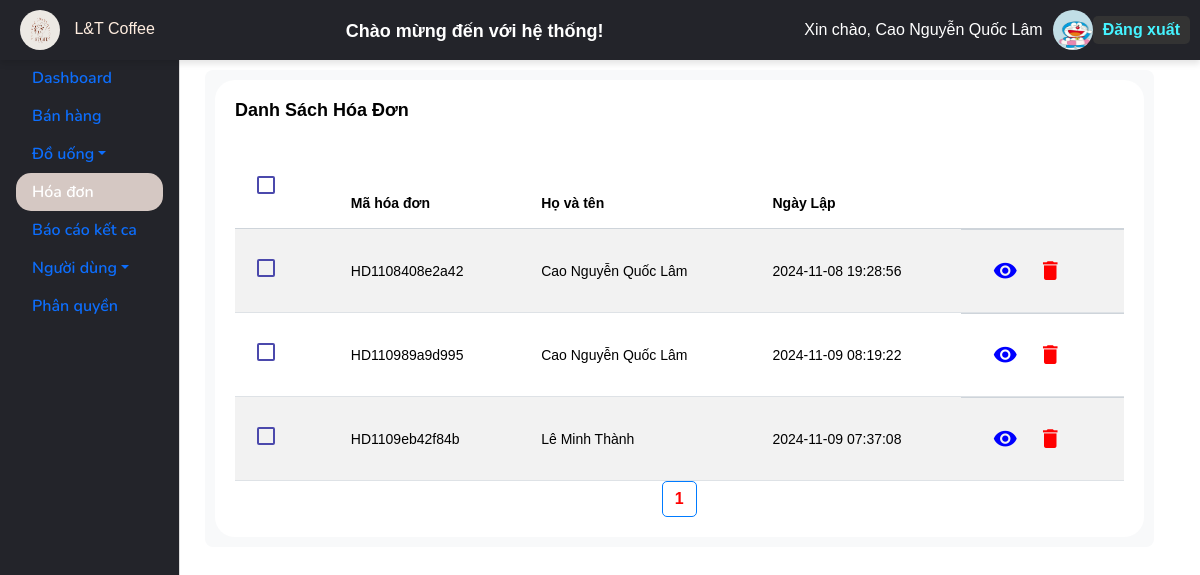
Before: /UI/index_bills.php (signed in) with the older database file.
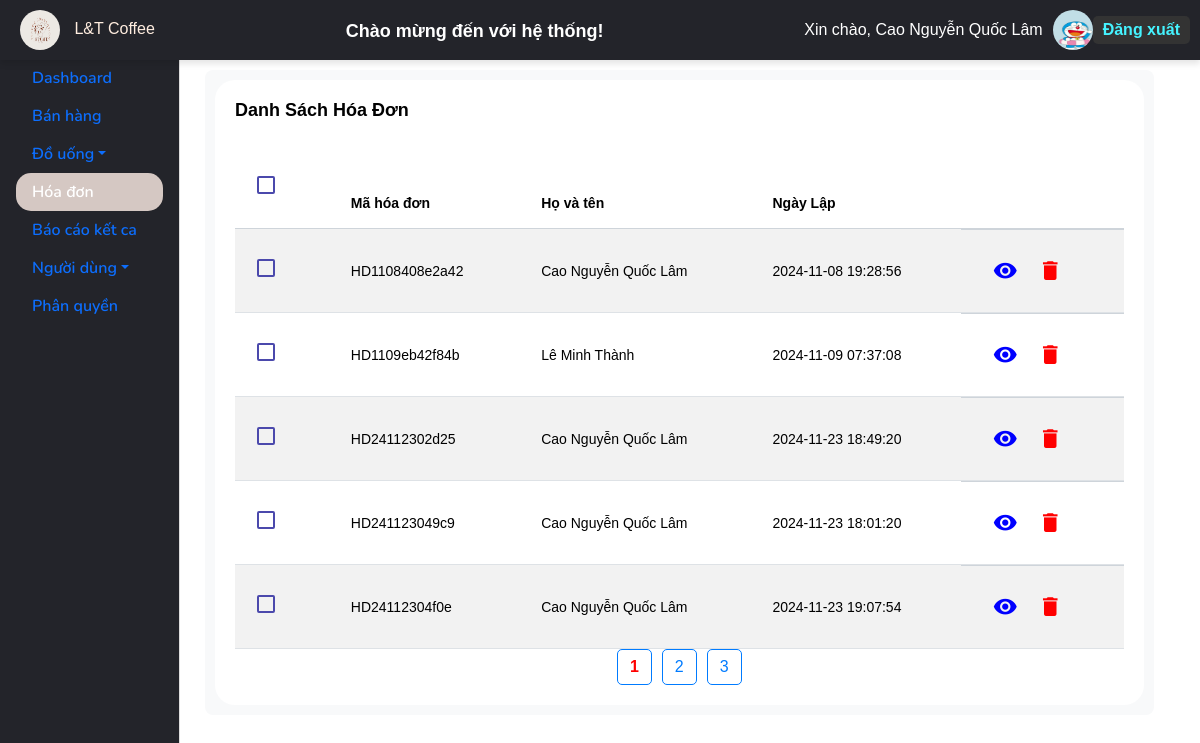
After: the same page with the newer database file.
### tables this page shows
CREATE TABLE `users` (
  `UserID` int(11) NOT NULL,
  `FullName` varchar(255) DEFAULT NULL,
  `PhoneNumber` varchar(255) DEFAULT NULL,
  `UserImage` varchar(255) DEFAULT NULL,
  `Gender` varchar(255) DEFAULT NULL,
  `Username` varchar(255) DEFAULT NULL,
  `AccountName` varchar(255) DEFAULT NULL,
  `Password` varchar(255) DEFAULT NULL,
  `UserCategoryID` int(11) DEFAULT NULL,
  `Email` varchar(100) NOT NULL,
  `Address` varchar(255) NOT NULL
);

CREATE TABLE `bills` (
  `BillID` varchar(50) NOT NULL,
  `CreateDate` datetime DEFAULT NULL,
  `TotalAmount` decimal(18,2) DEFAULT NULL,
  `TableID` int(11) DEFAULT NULL,
  `UserID` int(11) DEFAULT NULL,
  `CustomerID` int(11) NOT NULL,
  `Status` int(3) NOT NULL
);

### UI/index_bills.php (the view, shortened to what this page needs)
<?php
require_once("includes/session_user.php");
include("includes/Pager.php");
$itemsPerPage = 5;
$currentPage = isset($_GET['page']) ? (int)$_GET['page'] : 1;
$offset = ($currentPage - 1) * $itemsPerPage;
$sql = "SELECT bills.BillID, users.FullName, bills.CreateDate
        FROM bills
        JOIN users ON bills.UserID = users.UserID
        LIMIT $itemsPerPage OFFSET $offset";
$result = $conn->query($sql);
if (!$result) {
    echo "Error: " . $conn->error;
} else {
    $bills = $result->fetch_all(MYSQLI_ASSOC);
}
$totalResults = $conn->query("SELECT COUNT(*) as count FROM bills")->fetch_assoc()['count'];
$pager = new Pager(range(1, $totalResults), $itemsPerPage);
?>
<!DOCTYPE html>
<html lang="en">
<head>
    <link rel="stylesheet" href="path/to/bootstrap.css">
    <link href="https://cdn.jsdelivr.net/npm/@mdi/font/css/materialdesignicons.min.css" rel="stylesheet">
</head>
<body>
<?php include("includes/_layoutAdmin.php"); ?>
<div class="container mt-4">
    <form action="" method="POST" class="form-section">
        <div class="card">
            <div class="card-body">
                <div class="d-flex justify-content-between mb-2">
                    <p class="card-title">Danh sách hóa đơn</p>
                </div>
                <div>
                    <table class="table table-striped table-hover">
                        <thead>
                            <tr style="background-color: dodgerblue; color: white;">
                                <th>
                                    <div class="form-check">
                                        <label class="form-check-label">
                                        </label>
                                    </div>
                                </th>
                                <th>Mã hóa đơn</th>
                                <th>Họ và tên</th>
                                <th>Ngày Lập</th>
                                <th></th>
                            </tr>
                        </thead>
                        <tbody>
                            <?php if (empty($bills)): ?>
                                <tr>
                                    <td colspan="5" class="text-center">Không có dữ liệu</td>
                                </tr>
                            <?php else: ?>
                                <?php foreach ($bills as $row): ?>
                                    <tr>
                                        <td>
                                            <div class="form-check">
                                                <label class="form-check-label">
                                                </label>
                                            </div>
                                        </td>
                                        <td><?= htmlspecialchars($row['BillID']) ?></td>
                                        <td><?= htmlspecialchars($row['FullName']) ?></td>
                                        <td><?= htmlspecialchars($row['CreateDate']) ?></td>
                                        <td style="display: flex; align-items: center;">
                                            <a href="detail_bills.php?BillID=<?= urlencode($row['BillID']) ?>"
                                               style="text-decoration: none; padding: 10px;">
                                                <i class="mdi mdi-eye" style="font-size: 25px; color: blue;"></i>
                                            </a>
                                            <button class="action-button btnDelete"
                                                    data-bill-id="<?= htmlspecialchars($row['BillID']) ?>"
                                                    style="border:none; background:none; cursor:pointer; padding: 10px;">
                                                <i class="mdi mdi-delete" style="font-size: 25px; color: red;"></i>
                                            </button>
                                        </td>
                                    </tr>
                                <?php endforeach; ?>
                            <?php endif; ?>
                        </tbody>
                    </table>
                </div>
                <div class="pagination">
                    <?= $pager->getPaginationLinks() ?>
                </div>
            </div>
        </div>
    </form>
</div>
</body>
</html>

### UI/includes/session_user.php (shortened to what this page needs)
<!DOCTYPE html>
<html lang="en">
<head>
</head>
</html>

### UI/includes/_layoutAdmin.php (shortened to what this page needs)
<?php
include("includes/connectSQL.php");
$userID = isset($_COOKIE['UserID']) ? $_COOKIE['UserID'] : null;
$usercategoriesID = null;
if ($userID) {
    $queryCategory = " SELECT users.FullName, users.UserImage, usercategories.UserCategoryName
                        FROM users
                        JOIN usercategories ON users.UsercategoryID = usercategories.UsercategoryID
                        WHERE users.UserID = ?";
    $stmt = $conn->prepare($queryCategory);
    $stmt->bind_param("i", $userID);
    $stmt->execute();
    $resultCategory = $stmt->get_result();
    $userCategory = $resultCategory->fetch_assoc();
    $usercategoriesID = $userCategory['UserCategoryName'];
    $validRoles = ["Quản Lý", "Thu Ngân"];
}
?>
<!DOCTYPE html>
<html lang="en">
<head>
    <link href="https://cdn.jsdelivr.net/npm/bootstrap-icons/font/bootstrap-icons.css" rel="stylesheet">
    <link rel="stylesheet" href="../UI/vendors/feather/feather.css">
    <link rel="stylesheet" href="../UI/vendors/ti-icons/css/themify-icons.css">
    <link rel="stylesheet" href="../UI/vendors/css/vendor.bundle.base.css">
    <link rel="stylesheet" href="../UI/vendors/select2/select2.min.css">
    <link rel="stylesheet" href="../UI/vendors/select2-bootstrap-theme/select2-bootstrap.min.css">
    <link rel="stylesheet" href="../UI/vendors/datatables.net-bs4/dataTables.bootstrap4.css">
    <link rel="stylesheet" href="../UI/css/vertical-layout-light/style.css">
    <link rel="stylesheet" href="https://cdn.jsdelivr.net/npm/sweetalert2@10/dist/sweetalert2.min.css">
</head>
<body>
<div class="sidebar">
    <nav class="nav flex-column">
        <a class="nav-link" href=""></a>
        <?php
            $isActive = basename($_SERVER['PHP_SELF']) == 'index_admin.php' ? 'active' : '';
            if (in_array($usercategoriesID, ["Quản Lý"])): ?>
            <a class="nav-link <?= $isActive ?>" href="index_admin.php" >Dashboard</a>
        <?php endif; ?>
        <?php
            $isActive = basename($_SERVER['PHP_SELF']) == 'dashboard.php' ? 'active' : '';
            if (in_array(strtolower($usercategoriesID), array_map('strtolower', $validRoles))): ?>
            <a class="nav-link <?= $isActive ?>" href="dashboard.php">Bán hàng</a>
        <?php endif; ?>
        <?php
            $isActive = basename($_SERVER['PHP_SELF']) == 'index_drink.php' || basename($_SERVER['PHP_SELF']) == 'index_drinkcategories.php' ? 'active' : '';
            if (in_array($usercategoriesID, ["Quản Lý"])): ?>
            <a class="nav-link dropdown-toggle <?= $isActive ?>" id="drinkDropdown" role="button" data-bs-toggle="dropdown" aria-expanded="false">Đồ uống</a>
        <?php endif; ?>
        <?php
            $isActive = basename($_SERVER['PHP_SELF']) == 'index_bills.php' ? 'active' : '';
            if (in_array(strtolower($usercategoriesID), array_map('strtolower', $validRoles))): ?>
            <a class="nav-link <?= $isActive ?>" href="index_bills.php">Hóa đơn</a>
        <?php endif; ?>
        <?php
            $isActive = basename($_SERVER['PHP_SELF']) == 'danhsach.php' ? 'active' : '';
            if (in_array($usercategoriesID, ["Quản Lý"])): ?>
            <a class="nav-link <?= $isActive ?>" href="danhsach.php">Báo cáo kết ca</a>
            <a class="nav-link dropdown-toggle" <?= $isActive ?>id="userDropdown" role="button" data-bs-toggle="dropdown" aria-expanded="false">Người dùng</a>
            <a class="nav-link" href="index_authorizations.php">Phân quyền</a>
        <?php endif; ?>
    </nav>
</div>
<div class="main-header">
    <?php if ($userID): ?>
        <div class="user-info">
            <div class="logo">
                <img src="images/lt.jpg" alt="logo" class="logo-image">
                <span class="brand-name" style="color: #FFEDDF;">L&T Coffee</span>
            </div>
            <h4 class="welcome-message" id="welcomeMessage">Chào mừng đến với hệ thống!</h4>
            <span>Xin chào, <?= htmlspecialchars($userCategory['FullName']) ?></span>
            <a href="profile.php">
                <img src="images/users/<?= !empty($userCategory['UserImage']) ? htmlspecialchars($userCategory['UserImage']) : 'avatar.jpg' ?>" alt="profile">
            </a>
            <a class="logout-btn" href="login.php">Đăng xuất</a>
        </div>
    <?php endif; ?>
</div>
</body>
</html>

### UI/includes/Pager.php (shortened to what this page needs)
<?php
class Pager {
    private $currentPage;
    private $totalPages;
    public function __construct($data, $itemsPerPage) {
        $this->totalPages = ceil(count($data) / $itemsPerPage);
        $this->currentPage = isset($_GET['page']) ? (int)$_GET['page'] : 1;
    }
    public function getCurrentPage() {
        return $this->currentPage;
    }
    public function getTotalPages() {
        return $this->totalPages;
    }
    public function getPaginationLinks() {
        $links = '';
        $params = '';
        for ($i = 1; $i <= $this->getTotalPages(); $i++) {
            if ($i == $this->getCurrentPage()) {
                $links .= "<strong>$i</strong>";
            } else {
                $links .= "<a href='?page=$i$params'>$i</a>";
            }
        }
        return $links;
    }
}
?>

### UI/index_bills.php (style rules this page uses)
.container { max-width: 900px; margin-top: 20px; }
.form-section { width: 102%; padding: 10px; margin: 70px; background-color: #f8f9fa; border-radius: 8px; }
.btnDelete { cursor: pointer; }
.pagination { display: flex; justify-content: center; gap: 10px; }
.pagination a { text-decoration: none; padding: 8px 12px; border: 1px solid #007bff; border-radius: 5px; color: #007bff; }
.pagination strong { color: red; border: 1px solid #007bff; padding: 8px 12px; border-radius: 5px; }

### UI/includes/_layoutAdmin.php (style rules this page uses)
body { font-family: Arial, sans-serif; margin: 0; padding: 0; overflow-x: hidden; }
.sidebar { position: fixed; top: 0; left: 0; height: 100vh; width: 180px; background-color: #23242a; border-right: 1px solid #ddd; padding-top: 20px; z-index: 1000; }
.main-header { position: fixed; top: 0; left: 0; width: 100%; background-color: #23242a; color: white; padding: 10px; z-index: 1050; box-shadow: 0 4px 6px rgba(0, 0, 0, 0.1); }
.user-info { display: flex; justify-content: space-between; align-items: center; width: 100%; }
.user-info h4 { flex: 1; text-align: center; }
.user-info span, .user-info img { margin-left: 10px; }
.user-info img { width: 40px; height: 40px; border-radius: 50%; }
.logout-btn { color: #45f3ff; text-decoration: none; font-weight: bold; padding: 5px 10px; background-color: #333; border-radius: 5px; }
.nav-link.active { background-color: #D5C8C3; color: white; border-radius: 15px; }
.welcome-message { font-weight: bold; color: white; text-align: center; margin-top: 10px; display: inline-block; animation: fadeIn 1s ease-in-out forwards; }

Changed rows visible on the page:
removed bills: BillID "HD110989a9d995", UserID.FullName "Cao Nguyễn Quốc Lâm", CreateDate "2024-11-09 08:19:22"
added bills: BillID "HD24112302d25", UserID.FullName "Cao Nguyễn Quốc Lâm", CreateDate "2024-11-23 18:49:20"
added bills: BillID "HD241123049c9", UserID.FullName "Cao Nguyễn Quốc Lâm", CreateDate "2024-11-23 18:01:20"
added bills: BillID "HD24112304f0e", UserID.FullName "Cao Nguyễn Quốc Lâm", CreateDate "2024-11-23 19:07:54"
Other visible differences:
new list line: "2"
new list line: "3"
